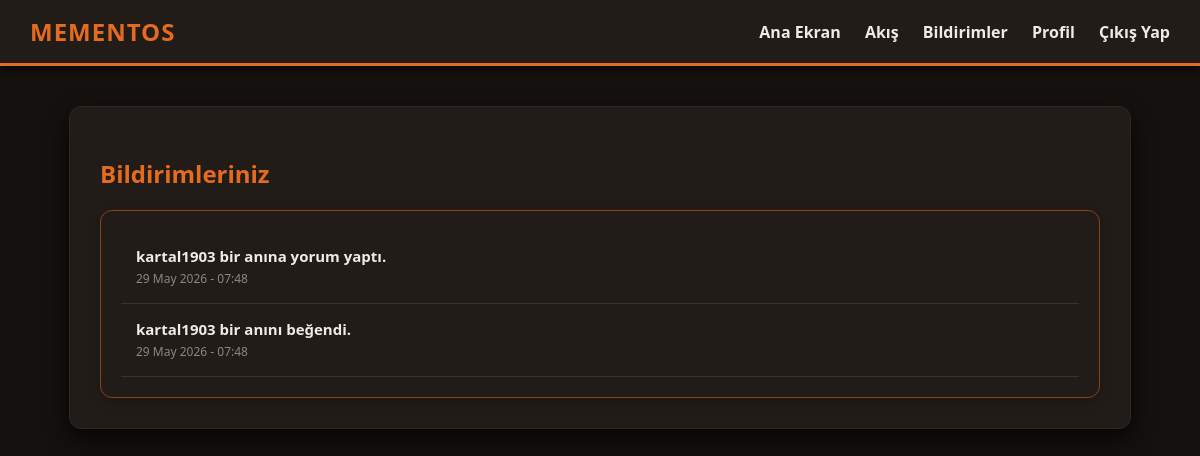
/notifications (signed in), run on an earlier commit of the app's database.
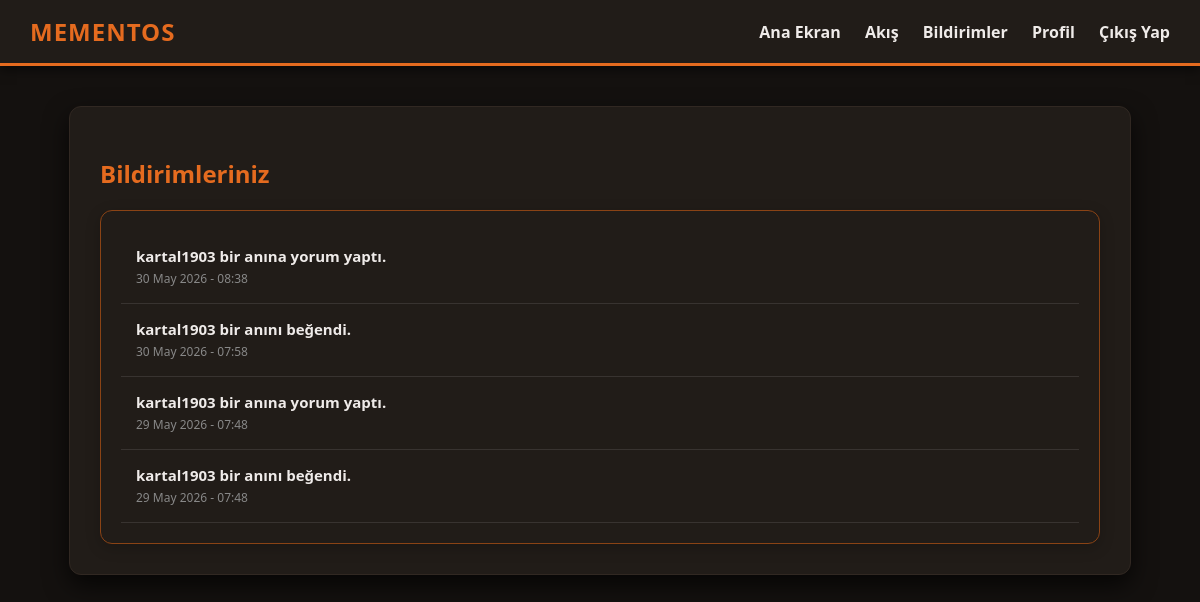
And on a later commit of the database.
### app/models.py (models this page shows, shortened)
class Notification(db.Model):
    id: so.Mapped[int] = so.mapped_column(primary_key=True)
    user_id: so.Mapped[int] = so.mapped_column(sa.ForeignKey(User.id), index=True)
    message: so.Mapped[str] = so.mapped_column(sa.String(256))
    link: so.Mapped[Optional[str]] = so.mapped_column(sa.String(256))
    timestamp: so.Mapped[datetime] = so.mapped_column(index=True, default=lambda: datetime.now(timezone.utc))
    is_read: so.Mapped[bool] = so.mapped_column(sa.Boolean, default=False)
    user: so.Mapped[User] = so.relationship(back_populates='notifications')

### app/main/routes.py (the view)
@bp.route('/notifications')
@login_required
def notifications():
    query = current_user.notifications.select().order_by(Notification.timestamp.desc())
    page = request.args.get('page', 1, type=int)
    pagination = db.paginate(query, page=page, per_page=20, error_out=False)
    unread = db.session.scalars(current_user.notifications.select().filter_by(is_read=False)).all()
    for notif in unread:
        notif.is_read = True
    if unread:
        db.session.commit()
    return render_template('notifications.html', title='Bildirimler', notifications=pagination.items, pagination=pagination)

### app/main/routes.py (called while the page is built)
@bp.before_request
def before_request():
    if current_user.is_authenticated:
        current_user.last_seen = datetime.now(timezone.utc)
        db.session.commit()

@bp.context_processor
def inject_notifications():
    if current_user.is_authenticated:
        unread_count = db.session.scalar(sa.select(sa.func.count(Notification.id)).where(Notification.user_id == current_user.id, Notification.is_read == False))
        return dict(unread_notifications_count=unread_count or 0)
    return dict(unread_notifications_count=0)

### app/models.py (called while the page is built)
@login.user_loader
def load_user(id):
    return db.session.get(User, int(id))

### app/templates/notifications.html (shortened to what this page needs)
{% extends "base.html" %}
{% block content %}
    <h2 style="color: var(--accent-orange); margin-bottom: 20px;">Bildirimleriniz</h2>
    <div style="background: var(--box-bg); border-radius: 12px; padding: 20px; box-shadow: 0 4px 15px rgba(0,0,0,0.2); border: 1px solid var(--accent-brown);">
        {% for notif in notifications %}
            <div style="padding: 15px; border-bottom: 1px solid rgba(255,255,255,0.1); display: flex; justify-content: space-between; align-items: center; transition: background 0.2s;" onmouseover="this.style.background='rgba(255,255,255,0.05)'" onmouseout="this.style.background='transparent'">
                <div>
                    <p style="margin: 0; color: var(--text-main); font-size: 15px;">
                        {% if notif.link %}
                            <a href="{{ notif.link }}" style="color: var(--text-main); text-decoration: none;">
                                <strong>{{ notif.message }}</strong>
                            </a>
                        {% else %}
                            <strong>{{ notif.message }}</strong>
                        {% endif %}
                    </p>
                    <span style="font-size: 12px; color: #888;">{{ notif.timestamp.strftime('%d %B %Y - %H:%M') }}</span>
                </div>
            </div>
        {% else %}
            <p style="color: #666; text-align: center; margin: 20px 0;">Henüz hiç bildiriminiz yok.</p>
        {% endfor %}
    </div>
{% endblock %}

What changed in the data, as far as the page shows it:
added Notification: message "kartal1903 bir anına yorum yaptı.", timestamp "30 May 2026 - 08:38"
added Notification: message "kartal1903 bir anını beğendi.", timestamp "30 May 2026 - 07:58"
